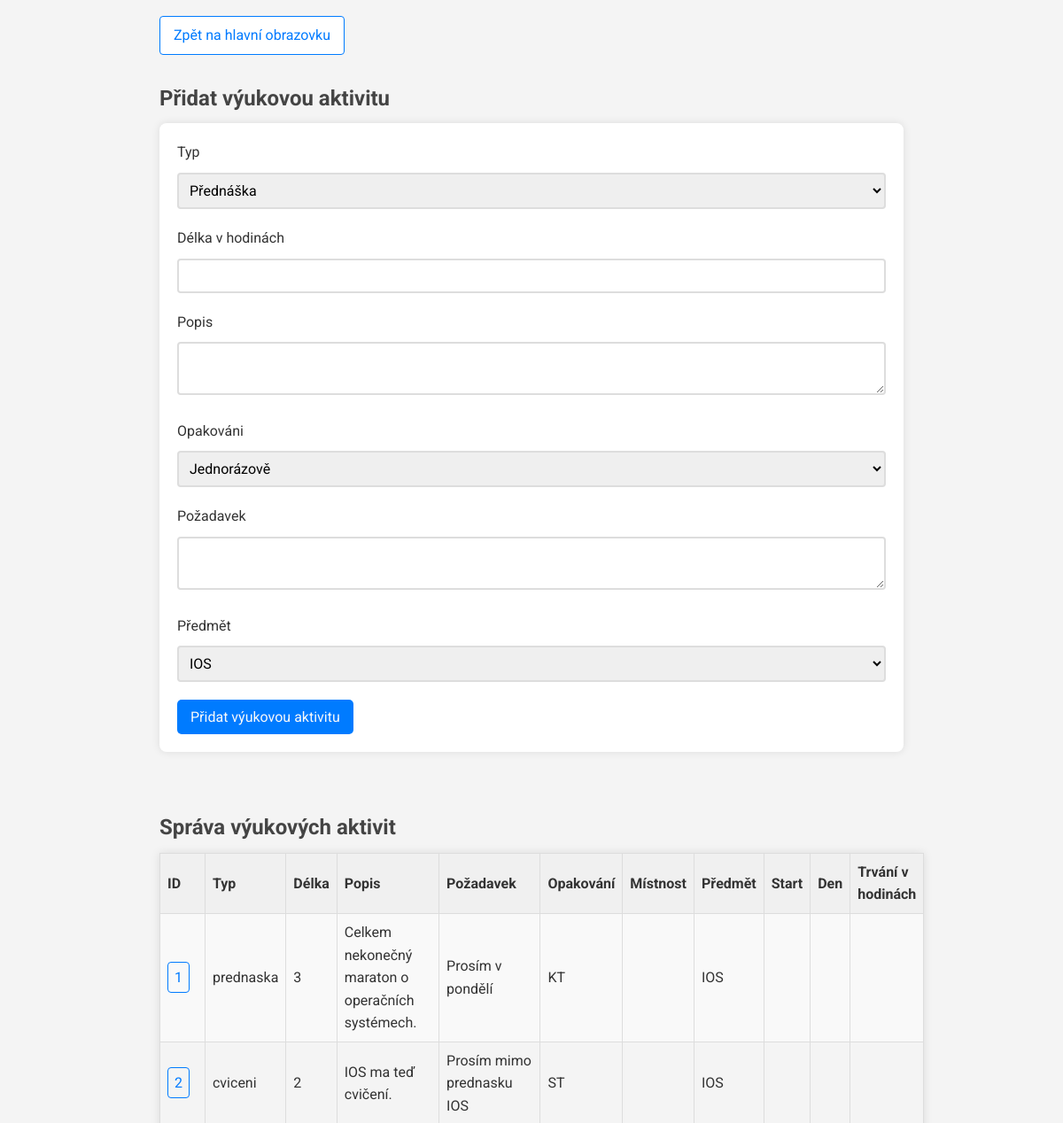
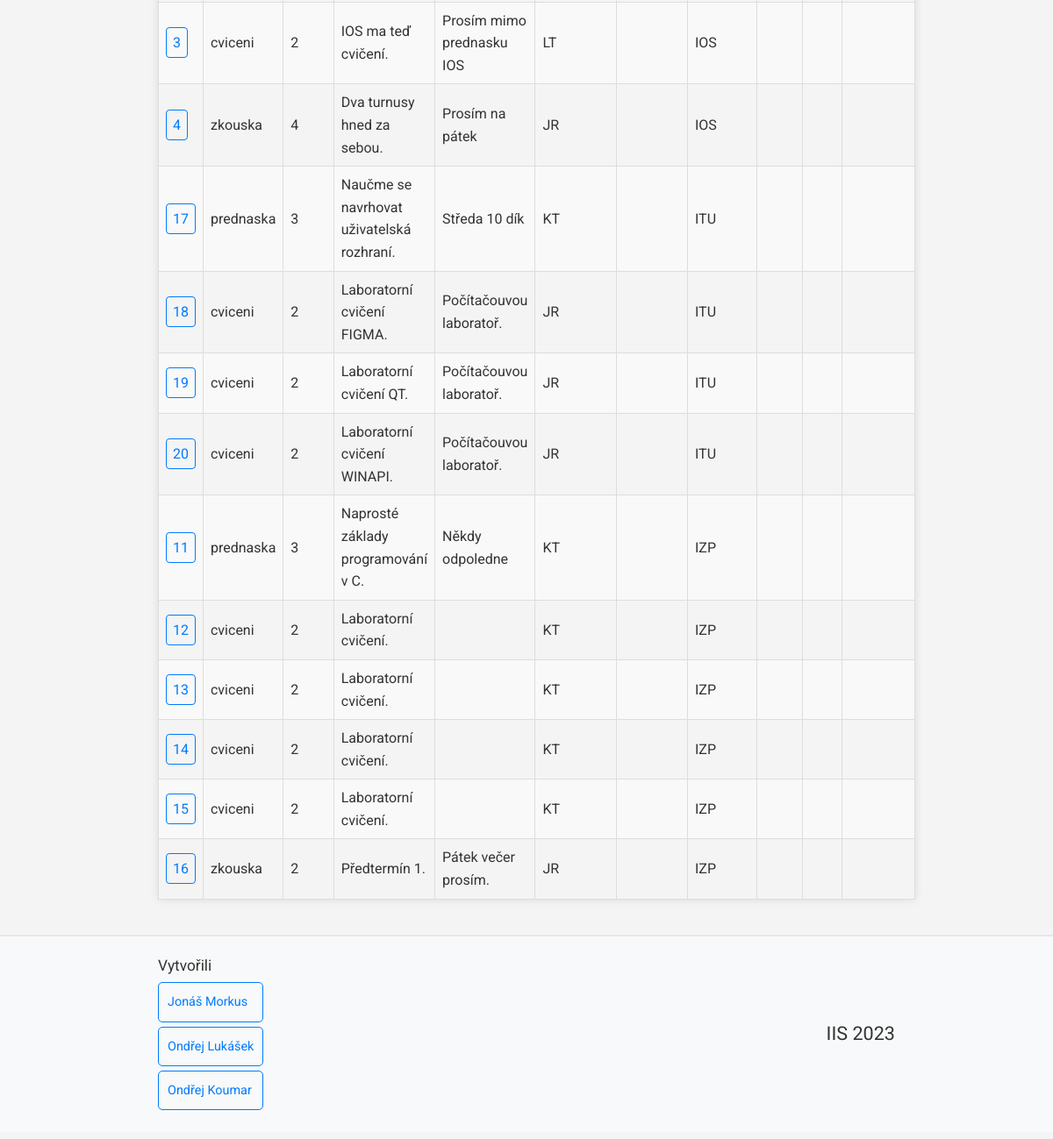
Page /views/activity_views/activity_management.php (signed in) on the committed database (2 pictures, top to bottom).
### tables this page shows
CREATE TABLE Predmet (
	zkratka varchar(3) NOT NULL,
	nazev varchar(25) NOT NULL,
	anotace varchar(200) NOT NULL,
	pocet_kreditu INT(1) NOT NULL,
	typ_ukonceni varchar(6) NOT NULL,
    garant int(5),
	PRIMARY KEY (zkratka),
    FOREIGN KEY (garant) REFERENCES Osoba(ID_Osoba) ON DELETE SET NULL
);

CREATE TABLE Vyuk_aktivita (
	ID_Aktiv INT(5) NOT NULL AUTO_INCREMENT,
	typ varchar(10) NOT NULL,
	delka int(2),
	popis varchar(100) NOT NULL,
    pozadavek varchar(200),
	opakovani varchar(20) NOT NULL,
	mistnost varchar(6),
    predmet varchar(3) NOT NULL,
    start int(2),
    den varchar(2),
    vyucujici INT(5),
	PRIMARY KEY (ID_Aktiv),
    FOREIGN KEY (predmet) REFERENCES Predmet(zkratka),
    FOREIGN KEY (mistnost) REFERENCES Mistnost(ID_mist),
    FOREIGN KEY (vyucujici) REFERENCES Osoba(ID_Osoba)
);

### misc/db_conn_parameters.php (called while the page is built)
<?php
function getDbConnectionParams()
{
    $connString = "mysql:host=db;dbname=mydatabase";
    $userName = "myuser";
    $password = "mypassword";
    $options = array(
        PDO::MYSQL_ATTR_INIT_COMMAND => "SET NAMES 'utf8'"
    );
    return array(
        "connString" => $connString,
        "userName" => $userName,
        "password" => $password,
        "options" => $options
    );
}

### services/subject_service.php (called while the page is built, shortened)
<?php
require_once __DIR__ . "/../misc/db_conn_parameters.php";
class subjectService {
    private PDO $pdo;
    function __construct()
    {
        try {
            $params = getDbConnectionParams();
            $this->pdo = new PDO($params["connString"], $params["userName"], $params["password"], $params["options"]);
        }
        catch (PDOException $e) {
            error_log("Error connecting to database: " . $e->getMessage());
        }
    }
    function getGarantedSubjects($ID) {
        try {
            $stmt = $this->pdo->prepare("SELECT zkratka FROM Predmet WHERE garant = ?");
            $stmt->execute(array($ID));
            return $stmt->fetchAll();
        }
        catch (PDOException $e) {
            error_log("Could not get subjects garanted by $ID: " . $e->getMessage());
            return null;
        }
    }
}

### services/activity_service.php (called while the page is built, shortened)
<?php
require_once __DIR__ . "/../misc/db_conn_parameters.php";
class activityService {
    private PDO $pdo;
    function __construct()
    {
        try {
            $params = getDbConnectionParams();
            $this->pdo = new PDO($params["connString"], $params["userName"], $params["password"], $params["options"]);
        }
        catch (PDOException $e) {
            error_log("Error connecting to database: " . $e->getMessage());
        }
    }
    function getActivityIDs($zkratka){
        try {
            $stmt = $this->pdo->prepare("SELECT ID_Aktiv FROM Vyuk_aktivita WHERE predmet = ?");
            $stmt->execute(array($zkratka));
            $subjectArray = array();
            while ($row = $stmt->fetch(PDO::FETCH_ASSOC)) {
                $subjectArray[] = $row['ID_Aktiv'];
            }
            return $subjectArray;
        }
        catch (PDOException $e) {
            error_log("Activity not found: " . $e->getMessage());
            return null;
        }
    }
    function getActivityInfo($id){
        try {
            $stmt = $this->pdo->prepare("SELECT * FROM Vyuk_aktivita WHERE ID_Aktiv = (?)");
            $stmt->execute(array($id));
            return $stmt->fetch(PDO::FETCH_ASSOC);
        }
        catch (PDOException $e) {
            error_log("Data input unsuccessful");
            return null;
        }
    }
}

### controllers/activity_controllers/activity_load.php (the view)
<?php
require_once "../../services/activity_service.php";
function loadActivity($ID) {
    $activityService = new activityService();
    $activityInfo = $activityService->getActivityInfo($ID);
    $finalValue = "";
    foreach ($activityInfo as $item) {
        if ($finalValue == "") {
            $finalValue = '<td><a href="../../views/activity_views/activity_info.php?ID_Aktiv='. $item . '">' . $item. '</a></td>';
        }
        else {
            $finalValue = $finalValue . '<td>' . $item . '</td>';
        }
    }
    return $finalValue;
}

### views/activity_views/activity_management.php (shortened to what this page needs)
<?php
require_once "../../common.php";
require_once "../../controllers/activity_controllers/activity_load.php";
require_once "../../services/activity_service.php";
require_once "../../services/subject_service.php";
$isAdmin = false;
$subjectService = new subjectService();
?>
<a class='direct_link' href='../main_page.php'>Zpět na hlavní obrazovku</a>
<h2>
    Přidat výukovou aktivitu
</h2>
<form action="../../controllers/activity_controllers/activity_create.php" method="post" onsubmit="return validateForm(fields);">
    <label for="typ">Typ</label>
    <select id="typ" name="typ">
        <option value="prednaska" selected>Přednáška</option>
    </select>
    <br>
    <label for="delka">Délka v hodinách</label>
    <input type="number" name="delka" id="delka"><br>
    <label for="popis">Popis</label>
    <textarea name="popis" id="popis"></textarea>
    <br>
    <label for="opakovani">Opakováni</label>
    <select id="opakovani" name="opakovani">
        <option value="JR" selected>Jednorázově</option>
    </select>
    <br>
    <label for="pozadavek">Požadavek</label>
    <textarea name="pozadavek" id="pozadavek"></textarea>
    <br>
    <label for="predmet">Předmět</label>
    <select id="predmet" name="predmet">
        <?php
        if ($isAdmin) {
            $subjects = $subjectService->getSubjectIDs();
            foreach ($subjects as $subject) {
                echo "<option value='" . $subject . "'>" . $subject . "</option>";
            }
        }
        else {
            $subjects = $subjectService->getGarantedSubjects($_SESSION['user_id']);
            foreach ($subjects as $subject) {
                echo "<option value='" . $subject['zkratka'] . "'>" . $subject['zkratka'] . "</option>";
            }
        }
        ?>
    </select>
    <br>
    <input type="submit" value="Přidat výukovou aktivitu">
</form>
<br>
<h2>
    Správa výukových aktivit
</h2>
<div>
    <table>
        <tr>
            <th>ID</th>
            <th>Typ</th>
            <th>Délka</th>
            <th>Popis</th>
            <th>Požadavek</th>
            <th>Opakování</th>
            <th>Místnost</th>
            <th>Předmět</th>
            <th>Start</th>
            <th>Den</th>
            <th>Trvání v hodinách</th>
        </tr>
        <?php
        $servis = new activityService();
        foreach ($subjects as $subject){
            if ($isAdmin) {
                $activities = $servis->getActivityIDs($subject);
                foreach($activities as $activity) {
                    echo '<tr>' . loadActivity($activity) . '</tr>';
                }
            }
            else {
                $activities = $servis->getActivityIDs($subject['zkratka']);
                foreach($activities as $activity) {
                    echo '<tr>' . loadActivity($activity) . '</tr>';
                }
            }
        }
        ?>
    </table>
</div>

### public/style.css (style rules this page uses)
.direct_link { display: inline-block; color: #007bff; background-color: #fff; padding: 8px 15px; margin: 10px 0; border-radius: 4px; text-decoration: none; border: 1px solid #007bff; transition: background-color 0.3s, color 0.3s; }
* { font-family: 'Roboto', sans-serif; }
body { background-color: #f4f4f4; color: #333; line-height: 1.6; margin: 8px 0; }
h1, h2, h3 { color: #333; }
h2 { font-size: 1.5em; color: #444; margin-bottom: 0.4em; }
form { background: #fff; padding: 20px; border-radius: 8px; box-shadow: 0 0 10px rgba(0,0,0,0.1); margin-bottom: 20px; }
input, select { font-size: 1em; }
input[type="text"], input[type="number"], input[type="tel"], input[type="email"], input[type="password"], select { width: 100%; padding: 8px; margin-bottom: 20px; border-radius: 4px; border: 2px solid #ddd; box-sizing: border-box; }
label { display: inline-block; align-items: center; margin-right: 20px; margin-bottom: 10px; }
textarea { width: 100%; height: 60px; padding: 8px; margin-bottom: 20px; border-radius: 4px; border: 2px solid #ddd; box-sizing: border-box; font-size: 1em; }
input[type="submit"] { background: #007bff; color: #f8f9fa; padding: 10px 15px; border: none; border-radius: 5px; cursor: pointer; transition: background-color 0.3s, color 0.3s; }
table { width: 100%; border-collapse: collapse; margin-bottom: 20px; box-shadow: 0 0 10px rgba(0,0,0,0.1); }
table, th, td { border: 1px solid #ddd; }
th, td { text-align: left; padding: 8px; }
th { background-color: #f0f0f0; }
tr:nth-child(even) { background-color: #f9f9f9; }
table a, button { text-decoration: none; color: #007bff; border: 1px solid #007bff; border-radius: 4px; padding: 7px; transition: background-color 0.3s, color 0.3s; }

### rows in the picture
predmet: vyuk_aktivita.ID_Aktiv "1", vyuk_aktivita.typ "prednaska 3 Celkem nekonečný maraton o operačních systémech. Prosím v pondělí KT IOS", item "2", vyuk_aktivita.typ "cviceni 2 IOS ma teď cvičení. Prosím mimo prednasku IOS ST IOS", vyuk_aktivita.ID_Aktiv "3", vyuk_aktivita.typ "cviceni 2 IOS ma teď cvičení. Prosím mimo prednasku IOS LT IOS", item "4", vyuk_aktivita.typ "zkouska 4 Dva turnusy hned za sebou. Prosím na pátek JR IOS"
predmet: vyuk_aktivita.ID_Aktiv "17", vyuk_aktivita.typ "prednaska 3 Naučme se navrhovat uživatelská rozhraní. Středa 10 dík KT ITU", vyuk_aktivita.ID_Aktiv "18", vyuk_aktivita.typ "cviceni 2 Laboratorní cvičení FIGMA. Počítačouvou laboratoř. JR ITU", vyuk_aktivita.ID_Aktiv "19", vyuk_aktivita.typ "cviceni 2 Laboratorní cvičení QT. Počítačouvou laboratoř. JR ITU", vyuk_aktivita.ID_Aktiv "20", vyuk_aktivita.typ "cviceni 2 Laboratorní cvičení WINAPI. Počítačouvou laboratoř. JR ITU"
predmet: vyuk_aktivita.ID_Aktiv "11", vyuk_aktivita.typ "prednaska 3 Naprosté základy programování v C. Někdy odpoledne KT IZP", vyuk_aktivita.ID_Aktiv "12", vyuk_aktivita.typ "cviceni 2 Laboratorní cvičení. KT IZP", vyuk_aktivita.ID_Aktiv "13", vyuk_aktivita.ID_Aktiv "14", vyuk_aktivita.ID_Aktiv "15", vyuk_aktivita.ID_Aktiv "16", vyuk_aktivita.typ "zkouska 2 Předtermín 1. Pátek večer prosím. JR IZP"

### other values in the picture
form field predmet "IOS"
